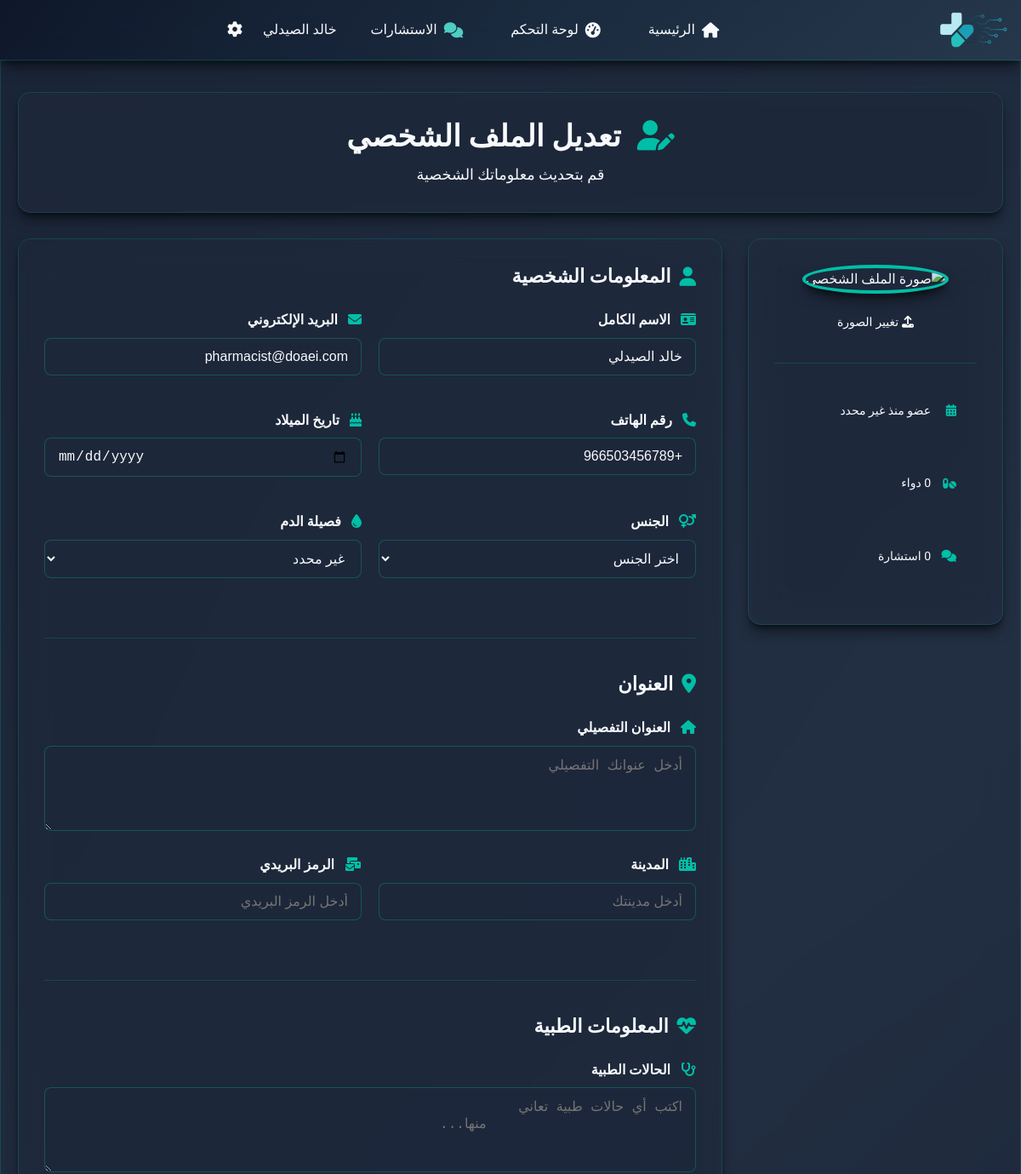
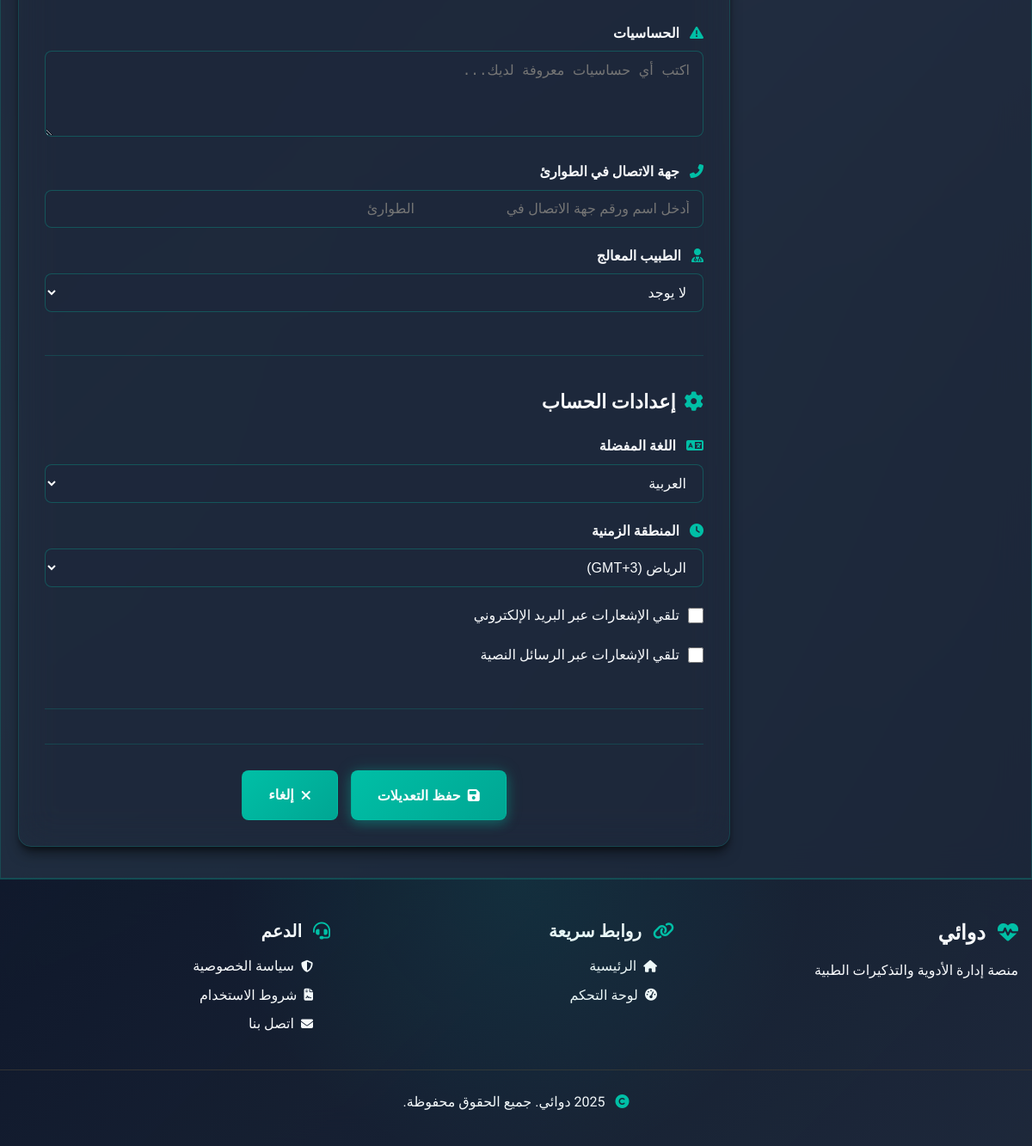
/profile/edit (signed in), run on the app's committed database (2 pictures, top to bottom).
### models.py (models this page shows, shortened)
class User(UserMixin, db.Model):
    __tablename__ = 'users'
    id = db.Column(db.Integer, primary_key=True)
    email = db.Column(db.String(255), unique=True, nullable=False)
    password_hash = db.Column(db.String(255), nullable=False)
    phone = db.Column(db.String(20))
    full_name = db.Column(db.String(255), nullable=False)
    role = db.Column(db.String(50), nullable=False, default='patient')
    date_of_birth = db.Column(db.Date)
    gender = db.Column(db.String(10))
    weight = db.Column(db.Float)
    height = db.Column(db.Float)
    chronic_diseases = db.Column(db.Text)
    drug_allergies = db.Column(db.Text)
    emergency_contact_name = db.Column(db.String(255))
    emergency_contact_phone = db.Column(db.String(20))
    doctor_id = db.Column(db.Integer, db.ForeignKey('users.id'), nullable=True)
    blood_type = db.Column(db.String(10))  # فصيلة الدم: A+, A-, B+, B-, AB+, AB-, O+, O-
    notification_preferences = db.Column(db.Text)  # JSON
    address = db.Column(db.Text)  # العنوان التفصيلي
    city = db.Column(db.String(100))  # المدينة
    postal_code = db.Column(db.String(20))  # الرمز البريدي
    medical_conditions = db.Column(db.Text)  # الحالات الطبية
    allergies = db.Column(db.Text)  # الحساسيات
    emergency_contact = db.Column(db.String(255))  # جهة الاتصال في الطوارئ
    language = db.Column(db.String(10), default='ar')  # اللغة المفضلة
    timezone = db.Column(db.String(50), default='Asia/Riyadh')  # المنطقة الزمنية
    email_notifications = db.Column(db.Boolean, default=True)  # الإشعارات عبر البريد الإلكتروني
    sms_notifications = db.Column(db.Boolean, default=False)  # الإشعارات عبر الرسائل النصية
    last_login = db.Column(db.DateTime)  # آخر تسجيل دخول
    avatar_url = db.Column(db.String(500))  # رابط صورة الملف الشخصي
    is_active = db.Column(db.Boolean, default=True)
    created_at = db.Column(db.DateTime, default=datetime.utcnow)
    updated_at = db.Column(db.DateTime, default=datetime.utcnow, onupdate=datetime.utcnow)
    medications = db.relationship('Medication', backref='user', lazy=True, cascade='all, delete-orphan')
    consultations_as_patient = db.relationship('Consultation', foreign_keys='Consultation.patient_id', lazy=True, overlaps="patient_consultations")
    consultations_as_pharmacist = db.relationship('Consultation', foreign_keys='Consultation.pharmacist_id', lazy=True, overlaps="pharmacist_consultations")
    product_ratings = db.relationship('ProductRating', backref='user', lazy=True)
    reports = db.relationship('Report', backref='user', lazy=True)
    audit_logs = db.relationship('AuditLog', backref='user', lazy=True)
    doctor = db.relationship('User', remote_side=[id], foreign_keys=[doctor_id], backref='patients')

### app.py (the view, shortened to what this page needs)
    @app.route('/profile/edit', methods=['GET', 'POST'])
    @login_required
    def edit_profile():
        form = PatientProfileForm(obj=current_user)
        doctors = User.query.filter_by(role='doctor', is_active=True).all()
        form.doctor_id.choices = [(0, 'لا يوجد')] + [(d.id, d.full_name) for d in doctors]
        return render_template('profile/edit.html', form=form)

### templates/profile/edit.html (shortened to what this page needs)
{% extends "base.html" %}
{% block content %}
<div class="profile-edit-container">
    <div class="page-header">
        <h1><i class="fas fa-user-edit"></i> تعديل الملف الشخصي</h1>
        <p>قم بتحديث معلوماتك الشخصية</p>
    </div>
    <div class="profile-content">
        <div class="profile-sidebar">
            <div class="profile-avatar">
                <div class="avatar-container">
                    <img src="{{ current_user.avatar_url or url_for('static', filename='images/default-avatar.png') }}"
                        alt="صورة الملف الشخصي" class="avatar-image">
                </div>
                <button type="button" class="btn-avatar-upload">
                    <i class="fas fa-upload"></i> تغيير الصورة
                </button>
            </div>
            <div class="profile-stats">
                <div class="stat-item">
                    <i class="fas fa-calendar-alt"></i>
                    <span>عضو منذ {% if current_user.created_at %}{{ current_user.created_at.strftime('%Y-%m-%d') }}{% else %}غير محدد{% endif %}</span>
                </div>
                <div class="stat-item">
                    <i class="fas fa-pills"></i>
                    <span>{{ current_user.medications|length }} دواء</span>
                </div>
                <div class="stat-item">
                    <i class="fas fa-comments"></i>
                    <span>{{ current_user.consultations|length }} استشارة</span>
                </div>
            </div>
        </div>
        <div class="profile-main">
            <form method="POST" enctype="multipart/form-data" class="profile-form">
                <div class="form-section">
                    <h3><i class="fas fa-user"></i> المعلومات الشخصية</h3>
                    <div class="form-row">
                        <div class="form-group">
                            <label for="full_name" class="form-label">
                                <i class="fas fa-id-card"></i> الاسم الكامل
                            </label>
                            {{ form.full_name(class="form-input", placeholder="أدخل اسمك الكامل") }}
                        </div>
                        <div class="form-group">
                            <label for="email" class="form-label">
                                <i class="fas fa-envelope"></i> البريد الإلكتروني
                            </label>
                            {{ form.email(class="form-input", placeholder="أدخل بريدك الإلكتروني") }}
                        </div>
                    </div>
                    <div class="form-row">
                        <div class="form-group">
                            <label for="phone" class="form-label">
                                <i class="fas fa-phone"></i> رقم الهاتف
                            </label>
                            {{ form.phone(class="form-input", placeholder="أدخل رقم هاتفك") }}
                        </div>
                        <div class="form-group">
                            <label for="date_of_birth" class="form-label">
                                <i class="fas fa-birthday-cake"></i> تاريخ الميلاد
                            </label>
                            {{ form.date_of_birth(class="form-input", type="date") }}
                        </div>
                    </div>
                    <div class="form-row">
                        <div class="form-group">
                            <label for="gender" class="form-label">
                                <i class="fas fa-venus-mars"></i> الجنس
                            </label>
                            {{ form.gender(class="form-select") }}
                        </div>
                        <div class="form-group">
                            <label for="blood_type" class="form-label">
                                <i class="fas fa-tint"></i> فصيلة الدم
                            </label>
                            {{ form.blood_type(class="form-select") }}
                        </div>
                    </div>
                </div>
                <div class="form-section">
                    <h3><i class="fas fa-map-marker-alt"></i> العنوان</h3>
                    <div class="form-group">
                        <label for="address" class="form-label">
                            <i class="fas fa-home"></i> العنوان التفصيلي
                        </label>
                        {{ form.address(class="form-textarea", placeholder="أدخل عنوانك التفصيلي") }}
                    </div>
                    <div class="form-row">
                        <div class="form-group">
                            <label for="city" class="form-label">
                                <i class="fas fa-city"></i> المدينة
                            </label>
                            {{ form.city(class="form-input", placeholder="أدخل مدينتك") }}
                        </div>
                        <div class="form-group">
                            <label for="postal_code" class="form-label">
                                <i class="fas fa-mail-bulk"></i> الرمز البريدي
                            </label>
                            {{ form.postal_code(class="form-input", placeholder="أدخل الرمز البريدي") }}
                        </div>
                    </div>
                </div>
                <div class="form-section">
                    <h3><i class="fas fa-heartbeat"></i> المعلومات الطبية</h3>
                    <div class="form-group">
                        <label for="medical_conditions" class="form-label">
                            <i class="fas fa-stethoscope"></i> الحالات الطبية
                        </label>
                        {{ form.medical_conditions(class="form-textarea", placeholder="اكتب أي حالات طبية تعاني
                        منها...") }}
                    </div>
                    <div class="form-group">
                        <label for="allergies" class="form-label">
                            <i class="fas fa-exclamation-triangle"></i> الحساسيات
                        </label>
                        {{ form.allergies(class="form-textarea", placeholder="اكتب أي حساسيات معروفة لديك...") }}
                    </div>
                    <div class="form-group">
                        <label for="emergency_contact" class="form-label">
                            <i class="fas fa-phone-alt"></i> جهة الاتصال في الطوارئ
                        </label>
                        {{ form.emergency_contact(class="form-input", placeholder="أدخل اسم ورقم جهة الاتصال في
                        الطوارئ") }}
                    </div>
                    <div class="form-group">
                        <label for="doctor_id" class="form-label">
                            <i class="fas fa-user-md"></i> الطبيب المعالج
                        </label>
                        {{ form.doctor_id(class="form-select") }}
                    </div>
                </div>
                <div class="form-section">
                    <h3><i class="fas fa-cog"></i> إعدادات الحساب</h3>
                    <div class="form-group">
                        <label for="language" class="form-label">
                            <i class="fas fa-language"></i> اللغة المفضلة
                        </label>
                        {{ form.language(class="form-select") }}
                    </div>
                    <div class="form-group">
                        <label for="timezone" class="form-label">
                            <i class="fas fa-clock"></i> المنطقة الزمنية
                        </label>
                        {{ form.timezone(class="form-select") }}
                    </div>
                    <div class="form-group">
                        <label class="checkbox-label">
                            {{ form.email_notifications() }}
                            <span class="checkbox-text">تلقي الإشعارات عبر البريد الإلكتروني</span>
                        </label>
                    </div>
                    <div class="form-group">
                        <label class="checkbox-label">
                            {{ form.sms_notifications() }}
                            <span class="checkbox-text">تلقي الإشعارات عبر الرسائل النصية</span>
                        </label>
                    </div>
                </div>
                <div class="form-actions">
                    <button type="submit" class="btn-primary">
                        <i class="fas fa-save"></i> حفظ التعديلات
                    </button>
                    <a href="{{ url_for('profile') }}" class="btn-secondary">
                        <i class="fas fa-times"></i> إلغاء
                    </a>
                </div>
            </form>
        </div>
    </div>
</div>
{% endblock %}

### templates/base.html (shortened to what this page needs)
<!DOCTYPE html>
<html lang="ar" dir="rtl">
<head>
    <link rel="stylesheet" href="{{ url_for('static', filename='css/style.css') }}">
    <link rel="stylesheet" href="https://cdnjs.cloudflare.com/ajax/libs/font-awesome/6.4.0/css/all.min.css">
</head>
<body>
    <nav class="navbar">
        <div class="nav-container">
            <div class="nav-brand">
                <img src="{{ url_for('static', filename='images/Logo.webp') }}" class="logo-img" alt="دوائي">
            </div>
            <div class="nav-menu">
                <a href="{{ url_for('index') }}" class="nav-link">
                    <i class="fas fa-home"></i>
                    <span>الرئيسية</span>
                </a>
                {% if current_user.is_authenticated %}
                <a href="{{ url_for('dashboard') }}" class="nav-link">
                    <i class="fas fa-tachometer-alt"></i>
                    <span>لوحة التحكم</span>
                </a>
                {% if current_user.role != 'user' %}
                <a href="{{ url_for('consultations') }}" class="nav-link">
                    <i class="fas fa-comments" style="color: #4ECDC4;"></i>
                    <span>الاستشارات</span>
                </a>
                {% endif %}
                <div class="user-menu">
                    <span class="user-name">{{ current_user.full_name }}</span>
                    <div class="dropdown">
                        <button class="dropdown-btn" title="الإعدادات">
                            <i class="fas fa-cog"></i>
                        </button>
                    </div>
                </div>
                {% endif %}
            </div>
        </div>
    </nav>
    <main class="main-content">
        {% block content %}{% endblock %}
    </main>
    <footer class="footer">
        <div class="footer-container">
            <div class="footer-section">
                <h3>
                    <i class="fas fa-heartbeat"></i>
                    دوائي
                </h3>
                <p>منصة إدارة الأدوية والتذكيرات الطبية</p>
            </div>
            <div class="footer-section">
                <h4><i class="fas fa-link"></i> روابط سريعة</h4>
                <ul>
                    <li><a href="{{ url_for('index') }}"><i class="fas fa-home"></i> الرئيسية</a></li>
                    {% if current_user.is_authenticated %}
                    <li><a href="{{ url_for('dashboard') }}"><i class="fas fa-tachometer-alt"></i> لوحة التحكم</a></li>
                    {% endif %}
                </ul>
            </div>
            <div class="footer-section">
                <h4><i class="fas fa-headset"></i> الدعم</h4>
                <ul>
                    <li><a href="#"><i class="fas fa-shield-alt"></i> سياسة الخصوصية</a></li>
                    <li><a href="#"><i class="fas fa-file-contract"></i> شروط الاستخدام</a></li>
                    <li><a href="#"><i class="fas fa-envelope"></i> اتصل بنا</a></li>
                </ul>
            </div>
        </div>
        <div class="footer-bottom">
            <p>
                <i class="fas fa-copyright"></i>
                2025 دوائي. جميع الحقوق محفوظة.
            </p>
        </div>
    </footer>
</body>
</html>

### data on the page
User: full_name "خالد الصيدلي", email "pharmacist@doaei.com", phone "+966503456789", gender "اختر الجنس", blood_type "غير محدد", doctor_id "لا يوجد", language "العربية", timezone "الرياض (GMT+3)"
